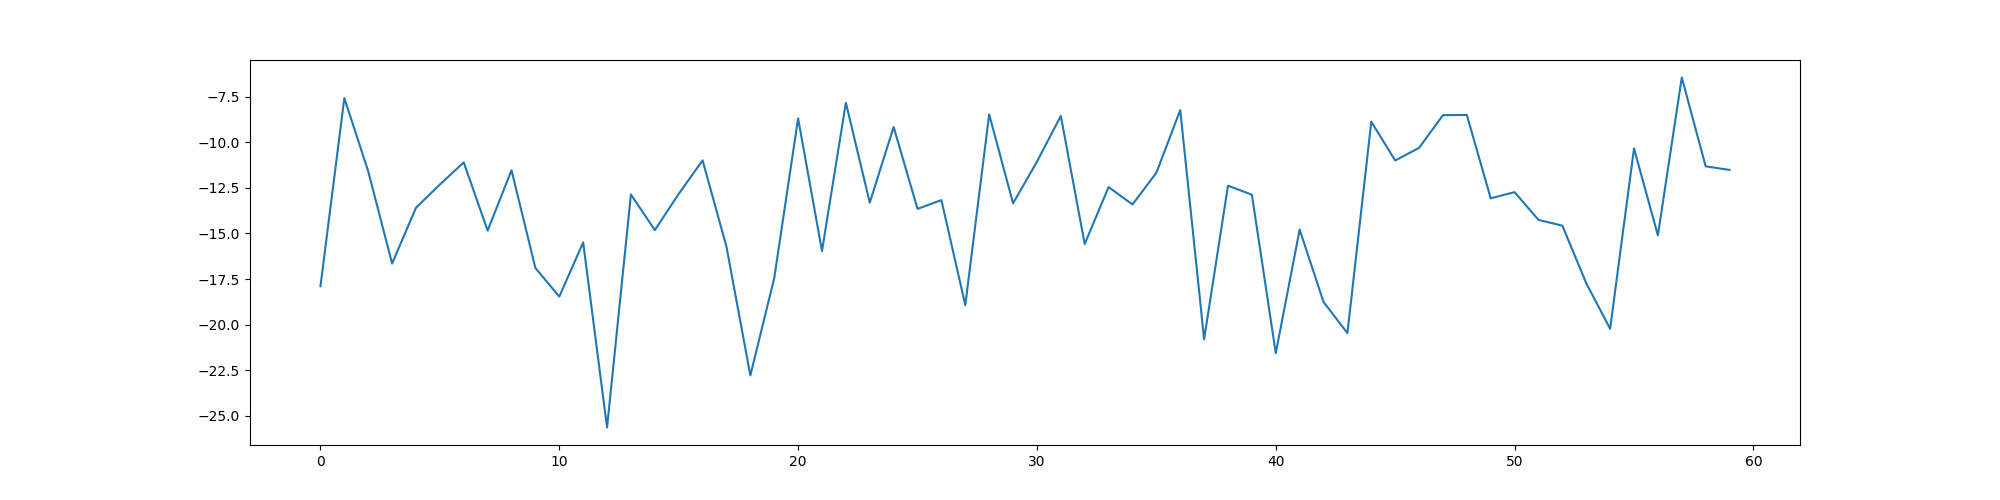

The Python source for this figure:
import math
import random

import gym
import numpy as np

import torch
import torch.nn as nn
import torch.optim as optim
import torch.nn.functional as F
from torch.distributions import Normal  
# this line is critical to ensure torch initialization correctly for multi-processing
torch.multiprocessing.set_start_method('forkserver', force=True)


from IPython.display import clear_output
import matplotlib.pyplot as plt
from matplotlib import animation
from IPython.display import display

from reacher_sawyer_env import ReacherEnv
import argparse
import time

import torch.multiprocessing as mp
from torch.multiprocessing import Process

from multiprocessing import Process, Manager
from multiprocessing.managers import BaseManager


GPU = True
device_idx = 0
if GPU:
    device = torch.device("cuda:" + str(device_idx) if torch.cuda.is_available() else "cpu")
else:
    device = torch.device("cpu")
print(device)


parser = argparse.ArgumentParser(description='Train or test neural net motor controller.')
parser.add_argument('--train', dest='train', action='store_true', default=False)
parser.add_argument('--test', dest='test', action='store_true', default=False)

args = parser.parse_args()

class ReplayBuffer:
    def __init__(self, capacity):
        self.capacity = capacity
        self.buffer = []
        self.position = 0
    
    def push(self, state, action, reward, next_state, done):
        if len(self.buffer) < self.capacity:
            self.buffer.append(None)
        self.buffer[self.position] = (state, action, reward, next_state, done)
        self.position = int((self.position + 1) % self.capacity)  # as a ring buffer
    
    def sample(self, batch_size):
        batch = random.sample(self.buffer, batch_size)
        state, action, reward, next_state, done = map(np.stack, zip(*batch)) # stack for each element
        ''' 
        the * serves as unpack: sum(a,b) <=> batch=(a,b), sum(*batch) ;
        zip: a=[1,2], b=[2,3], zip(a,b) => [(1, 2), (2, 3)] ;
        the map serves as mapping the function on each list element: map(square, [2,3]) => [4,9] ;
        np.stack((1,2)) => array([1, 2])
        '''
        return state, action, reward, next_state, done
    
    def __len__(self):  # cannot work in multiprocessing case, len(replay_buffer) is not available in proxy of manager!
        return len(self.buffer)

    def get_length(self):
        return len(self.buffer)

class NormalizedActions(gym.ActionWrapper):
    def _action(self, action):
        low  = self.action_space.low
        high = self.action_space.high
        
        action = low + (action + 1.0) * 0.5 * (high - low)
        action = np.clip(action, low, high)
        
        return action

    def _reverse_action(self, action):
        low  = self.action_space.low
        high = self.action_space.high
        
        action = 2 * (action - low) / (high - low) - 1
        action = np.clip(action, low, high)
        
        return action

class ValueNetwork(nn.Module):
    def __init__(self, state_dim, hidden_dim, init_w=3e-3):
        super(ValueNetwork, self).__init__()
        
        self.linear1 = nn.Linear(state_dim, hidden_dim)
        self.linear2 = nn.Linear(hidden_dim, hidden_dim)
        self.linear3 = nn.Linear(hidden_dim, hidden_dim)
        self.linear4 = nn.Linear(hidden_dim, 1)
        # weights initialization
        self.linear4.weight.data.uniform_(-init_w, init_w)
        self.linear4.bias.data.uniform_(-init_w, init_w)
        
    def forward(self, state):
        x = F.relu(self.linear1(state))
        x = F.relu(self.linear2(x))
        x = F.relu(self.linear3(x))
        x = self.linear4(x)
        return x
        
        
class SoftQNetwork(nn.Module):
    def __init__(self, num_inputs, num_actions, hidden_size, init_w=3e-3):
        super(SoftQNetwork, self).__init__()
        
        self.linear1 = nn.Linear(num_inputs + num_actions, hidden_size)
        self.linear2 = nn.Linear(hidden_size, hidden_size)
        self.linear3 = nn.Linear(hidden_size, hidden_size)
        self.linear4 = nn.Linear(hidden_size, 1)
        
        self.linear4.weight.data.uniform_(-init_w, init_w)
        self.linear4.bias.data.uniform_(-init_w, init_w)
        
    def forward(self, state, action):
        x = torch.cat([state, action], 1) # the dim 0 is number of samples
        x = F.relu(self.linear1(x))
        x = F.relu(self.linear2(x))
        x = F.relu(self.linear3(x))
        x = self.linear4(x)
        return x
        
        
class PolicyNetwork(nn.Module):
    def __init__(self, num_inputs, num_actions, hidden_size, action_range=1., init_w=3e-3, log_std_min=-20, log_std_max=2):
        super(PolicyNetwork, self).__init__()
        
        self.log_std_min = log_std_min
        self.log_std_max = log_std_max
        
        self.linear1 = nn.Linear(num_inputs, hidden_size)
        self.linear2 = nn.Linear(hidden_size, hidden_size)
        self.linear3 = nn.Linear(hidden_size, hidden_size)
        self.linear4 = nn.Linear(hidden_size, hidden_size)

        self.mean_linear = nn.Linear(hidden_size, num_actions)
        self.mean_linear.weight.data.uniform_(-init_w, init_w)
        self.mean_linear.bias.data.uniform_(-init_w, init_w)
        
        self.log_std_linear = nn.Linear(hidden_size, num_actions)
        self.log_std_linear.weight.data.uniform_(-init_w, init_w)
        self.log_std_linear.bias.data.uniform_(-init_w, init_w)

        self.action_range = action_range
        self.num_actions = num_actions

        
    def forward(self, state):
        x = F.relu(self.linear1(state))
        x = F.relu(self.linear2(x))
        x = F.relu(self.linear3(x))
        x = F.relu(self.linear4(x))

        mean    = (self.mean_linear(x))
        # mean    = F.leaky_relu(self.mean_linear(x))
        log_std = self.log_std_linear(x)
        log_std = torch.clamp(log_std, self.log_std_min, self.log_std_max)
        
        return mean, log_std
    
    def evaluate(self, state, epsilon=1e-6):
        '''
        generate sampled action with state as input wrt the policy network;
        '''
        mean, log_std = self.forward(state)
        std = log_std.exp() # no clip in evaluation, clip affects gradients flow
        
        normal = Normal(0, 1)
        z      = normal.sample() 
        action_0 = torch.tanh(mean + std*z.to(device)) # TanhNormal distribution as actions; reparameterization trick
        action = self.action_range*action_0
        log_prob = Normal(mean, std).log_prob(mean+ std*z.to(device)) - torch.log(1. - action_0.pow(2) + epsilon) -  np.log(self.action_range)
        # both dims of normal.log_prob and -log(1-a**2) are (N,dim_of_action); 
        # the Normal.log_prob outputs the same dim of input features instead of 1 dim probability, 
        # needs sum up across the features dim to get 1 dim prob; or else use Multivariate Normal.
        log_prob = log_prob.sum(dim=1, keepdim=True)
        return action, log_prob, z, mean, log_std
        
    
    def get_action(self, state, deterministic):
        state = torch.FloatTensor(state).unsqueeze(0).to(device)
        mean, log_std = self.forward(state)
        std = log_std.exp()
        
        normal = Normal(0, 1)
        z      = normal.sample().to(device)
        action = self.action_range* torch.tanh(mean + std*z)
        
        action = self.action_range*mean.detach().cpu().numpy()[0] if deterministic else action.detach().cpu().numpy()[0]
        return action


    def sample_action(self,):
        a=torch.FloatTensor(self.num_actions).uniform_(-1, 1)
        return self.action_range*a.numpy()


class SAC_Trainer():
    def __init__(self, replay_buffer, hidden_dim, action_range):
        self.replay_buffer = replay_buffer

        self.soft_q_net1 = SoftQNetwork(state_dim, action_dim, hidden_dim).to(device)
        self.soft_q_net2 = SoftQNetwork(state_dim, action_dim, hidden_dim).to(device)
        self.target_soft_q_net1 = SoftQNetwork(state_dim, action_dim, hidden_dim).to(device)
        self.target_soft_q_net2 = SoftQNetwork(state_dim, action_dim, hidden_dim).to(device)
        self.policy_net = PolicyNetwork(state_dim, action_dim, hidden_dim, action_range).to(device)
        self.log_alpha = torch.zeros(1, dtype=torch.float32, requires_grad=True, device=device)
        print('Soft Q Network (1,2): ', self.soft_q_net1)
        print('Policy Network: ', self.policy_net)

        for target_param, param in zip(self.target_soft_q_net1.parameters(), self.soft_q_net1.parameters()):
            target_param.data.copy_(param.data)
        for target_param, param in zip(self.target_soft_q_net2.parameters(), self.soft_q_net2.parameters()):
            target_param.data.copy_(param.data)

        self.soft_q_criterion1 = nn.MSELoss()
        self.soft_q_criterion2 = nn.MSELoss()

        soft_q_lr = 3e-4
        policy_lr = 3e-4
        alpha_lr  = 3e-4

        self.soft_q_optimizer1 = optim.Adam(self.soft_q_net1.parameters(), lr=soft_q_lr)
        self.soft_q_optimizer2 = optim.Adam(self.soft_q_net2.parameters(), lr=soft_q_lr)
        self.policy_optimizer = optim.Adam(self.policy_net.parameters(), lr=policy_lr)
        self.alpha_optimizer = optim.Adam([self.log_alpha], lr=alpha_lr)

    
    def update(self, batch_size, reward_scale=10., auto_entropy=True, target_entropy=-2, gamma=0.99,soft_tau=1e-2):
        state, action, reward, next_state, done = self.replay_buffer.sample(batch_size)
        # print('sample:', state, action,  reward, done)

        state      = torch.FloatTensor(state).to(device)
        next_state = torch.FloatTensor(next_state).to(device)
        action     = torch.FloatTensor(action).to(device)
        reward     = torch.FloatTensor(reward).unsqueeze(1).to(device)  # reward is single value, unsqueeze() to add one dim to be [reward] at the sample dim;
        done       = torch.FloatTensor(np.float32(done)).unsqueeze(1).to(device)

        predicted_q_value1 = self.soft_q_net1(state, action)
        predicted_q_value2 = self.soft_q_net2(state, action)
        new_action, log_prob, z, mean, log_std = self.policy_net.evaluate(state)
        new_next_action, next_log_prob, _, _, _ = self.policy_net.evaluate(next_state)
        reward = reward_scale * (reward - reward.mean(dim=0)) / (reward.std(dim=0) + 1e-6) # normalize with batch mean and std; plus a small number to prevent numerical problem
    # Updating alpha wrt entropy
        # alpha = 0.0  # trade-off between exploration (max entropy) and exploitation (max Q) 
        if auto_entropy is True:
            alpha_loss = -(self.log_alpha * (log_prob + target_entropy).detach()).mean()
            # print('alpha loss: ',alpha_loss)
            self.alpha_optimizer.zero_grad()
            alpha_loss.backward()
            self.alpha_optimizer.step()
            self.alpha = self.log_alpha.exp()
        else:
            self.alpha = 1.
            alpha_loss = 0

    # Training Q Function
        target_q_min = torch.min(self.target_soft_q_net1(next_state, new_next_action),self.target_soft_q_net2(next_state, new_next_action)) - self.alpha * next_log_prob
        target_q_value = reward + (1 - done) * gamma * target_q_min # if done==1, only reward
        q_value_loss1 = self.soft_q_criterion1(predicted_q_value1, target_q_value.detach())  # detach: no gradients for the variable
        q_value_loss2 = self.soft_q_criterion2(predicted_q_value2, target_q_value.detach())


        self.soft_q_optimizer1.zero_grad()
        q_value_loss1.backward()
        self.soft_q_optimizer1.step()
        self.soft_q_optimizer2.zero_grad()
        q_value_loss2.backward()
        self.soft_q_optimizer2.step()  

    # Training Policy Function
        predicted_new_q_value = torch.min(self.soft_q_net1(state, new_action),self.soft_q_net2(state, new_action))
        policy_loss = (self.alpha * log_prob - predicted_new_q_value).mean()

        self.policy_optimizer.zero_grad()
        policy_loss.backward()
        self.policy_optimizer.step()
        
        # print('q loss: ', q_value_loss1, q_value_loss2)
        # print('policy loss: ', policy_loss )


    # Soft update the target value net
        for target_param, param in zip(self.target_soft_q_net1.parameters(), self.soft_q_net1.parameters()):
            target_param.data.copy_(  # copy data value into target parameters
                target_param.data * (1.0 - soft_tau) + param.data * soft_tau
            )
        for target_param, param in zip(self.target_soft_q_net2.parameters(), self.soft_q_net2.parameters()):
            target_param.data.copy_(  # copy data value into target parameters
                target_param.data * (1.0 - soft_tau) + param.data * soft_tau
            )
        return predicted_new_q_value.mean()

    def save_model(self, path):
        torch.save(self.soft_q_net1.state_dict(), path+'_q1')  # have to specify different path name here!
        torch.save(self.soft_q_net2.state_dict(), path+'_q2')
        torch.save(self.policy_net.state_dict(), path+'_policy')

    def load_model(self, path):
        self.soft_q_net1.load_state_dict(torch.load(path+'_q1'))
        self.soft_q_net2.load_state_dict(torch.load(path+'_q2'))
        self.policy_net.load_state_dict(torch.load(path+'_policy'))

        self.soft_q_net1.eval()
        self.soft_q_net2.eval()
        self.policy_net.eval()


def worker(id, sac_trainer, rewards_queue, replay_buffer, max_episodes, max_steps, batch_size, explore_steps, \
            update_itr, AUTO_ENTROPY, DETERMINISTIC, hidden_dim, model_path):
    '''
    the function for sampling with multi-processing
    '''

    print(sac_trainer, replay_buffer)  # sac_tainer are not the same, but all networks and optimizers in it are the same; replay  buffer is the same one.
    env = ReacherEnv(headless=True)  # no need to configure different port_number for calling different Vrep env at the same time

    action_dim = env.action_space.shape[0]
    state_dim  = env.observation_space.shape[0]


    # training loop
    for eps in range(max_episodes):
        frame_idx=0
        rewards=[]
        episode_reward = 0
        state =  env.reset()
        
        for step in range(max_steps):
            if frame_idx > explore_steps:
                action = sac_trainer.policy_net.get_action(state, deterministic = DETERMINISTIC)
            else:
                action = sac_trainer.policy_net.sample_action()
    
            try:
                next_state, reward, done = env.step(action) 
            except KeyboardInterrupt:
                print('Finished')
                sac_trainer.save_model(model_path)
    
            replay_buffer.push(state, action, reward, next_state, done)
            
            state = next_state
            episode_reward += reward
            frame_idx += 1
            
            
            # if len(replay_buffer) > batch_size:
            if replay_buffer.get_length() > batch_size:
                for i in range(update_itr):
                    _=sac_trainer.update(batch_size, reward_scale=10., auto_entropy=AUTO_ENTROPY, target_entropy=-1.*action_dim)
            
            if eps % 10 == 0 and eps>0:
                # plot(rewards, id)
                sac_trainer.save_model(model_path)
            
            if done:
                break
        print('Episode: ', eps, '| Episode Reward: ', episode_reward)
        if len(rewards) == 0: rewards.append(episode_reward)
        else: rewards.append(rewards[-1]*0.9+episode_reward*0.1)
        rewards_queue.put(episode_reward)

    sac_trainer.save_model(model_path)
    env.shutdown()
            


def ShareParameters(adamoptim):
    ''' share parameters of Adamoptimizers for multiprocessing '''
    for group in adamoptim.param_groups:
        for p in group['params']:
            state = adamoptim.state[p]
            # initialize: have to initialize here, or else cannot find
            state['step'] = 0
            state['exp_avg'] = torch.zeros_like(p.data)
            state['exp_avg_sq'] = torch.zeros_like(p.data)

            # share in memory
            state['exp_avg'].share_memory_()
            state['exp_avg_sq'].share_memory_()
            
def plot(rewards):
    clear_output(True)
    plt.figure(figsize=(20,5))
    plt.plot(rewards)
    plt.savefig('sac_multi.png')
    # plt.show()
    plt.clf()


''' if call an env here, cause dead lock in QT, not work! '''
# env=ReacherEnv(headless=True)
# state_dim = env.observation_space.shape[0]
# action_dim = env.action_space.shape[0]
# env.shutdown()

# state_dim=17
# action_dim=7


if __name__ == '__main__':

    replay_buffer_size = 1e6
    # replay_buffer = ReplayBuffer(replay_buffer_size)

    # the replay buffer is a class, have to use torch manager to make it a proxy for sharing across processes
    BaseManager.register('ReplayBuffer', ReplayBuffer)
    manager = BaseManager()
    manager.start()
    replay_buffer = manager.ReplayBuffer(replay_buffer_size)  # share the replay buffer through manager


    # choose env
    env = ReacherEnv(headless=True)

    action_dim = env.action_space.shape[0]
    state_dim  = env.observation_space.shape[0]
    action_range=1.
    env.shutdown()

    # hyper-parameters for RL training, no need for sharing across processes
    max_episodes  = 100000
    max_steps   = 20 
    explore_steps = 200  # for random action sampling in the beginning of training
    batch_size=128
    update_itr = 1
    AUTO_ENTROPY=True
    DETERMINISTIC=False
    hidden_dim = 512
    model_path = './model/sac_multi'

    sac_trainer=SAC_Trainer(replay_buffer, hidden_dim=hidden_dim, action_range=action_range )

    if args.train:

        # share the global parameters in multiprocessing
        sac_trainer.soft_q_net1.share_memory() 
        sac_trainer.soft_q_net2.share_memory()
        sac_trainer.target_soft_q_net1.share_memory()
        sac_trainer.target_soft_q_net2.share_memory()
        sac_trainer.policy_net.share_memory()
        sac_trainer.log_alpha.share_memory_()
        ShareParameters(sac_trainer.soft_q_optimizer1)
        ShareParameters(sac_trainer.soft_q_optimizer2)
        ShareParameters(sac_trainer.policy_optimizer)
        ShareParameters(sac_trainer.alpha_optimizer)

        rewards_queue=mp.Queue()  # used for get rewards from all processes and plot the curve

        num_workers=2  # or: mp.cpu_count()
        processes=[]
        rewards=[]

        for i in range(num_workers):
            process = Process(target=worker, args=(i, sac_trainer, rewards_queue, replay_buffer, max_episodes, max_steps, \
            batch_size, explore_steps, update_itr, AUTO_ENTROPY, DETERMINISTIC, hidden_dim, model_path))  # the args contain shared and not shared
            process.daemon=True  # all processes closed when the main stops
            processes.append(process)

        [p.start() for p in processes]
        while True:  # keep geting the episode reward from the queue
            r = rewards_queue.get()
            if r is not None:
                rewards.append(r)
            else:
                break

            if len(rewards)%20==0 and len(rewards)>0:
                plot(rewards)

        [p.join() for p in processes]  # finished at the same time

        sac_trainer.save_model(model_path)

    if args.test:
        env = ReacherEnv(headless=False) # for visualizing in test
        # single process for testing
        sac_trainer.load_model(model_path)
        for eps in range(10):
            state =  env.reset()
            episode_reward = 0

            for step in range(max_steps):
                action = sac_trainer.policy_net.get_action(state, deterministic = DETERMINISTIC)
                next_state, reward, done = env.step(action)  

                episode_reward += reward
                state=next_state

            print('Episode: ', eps, '| Episode Reward: ', episode_reward)
